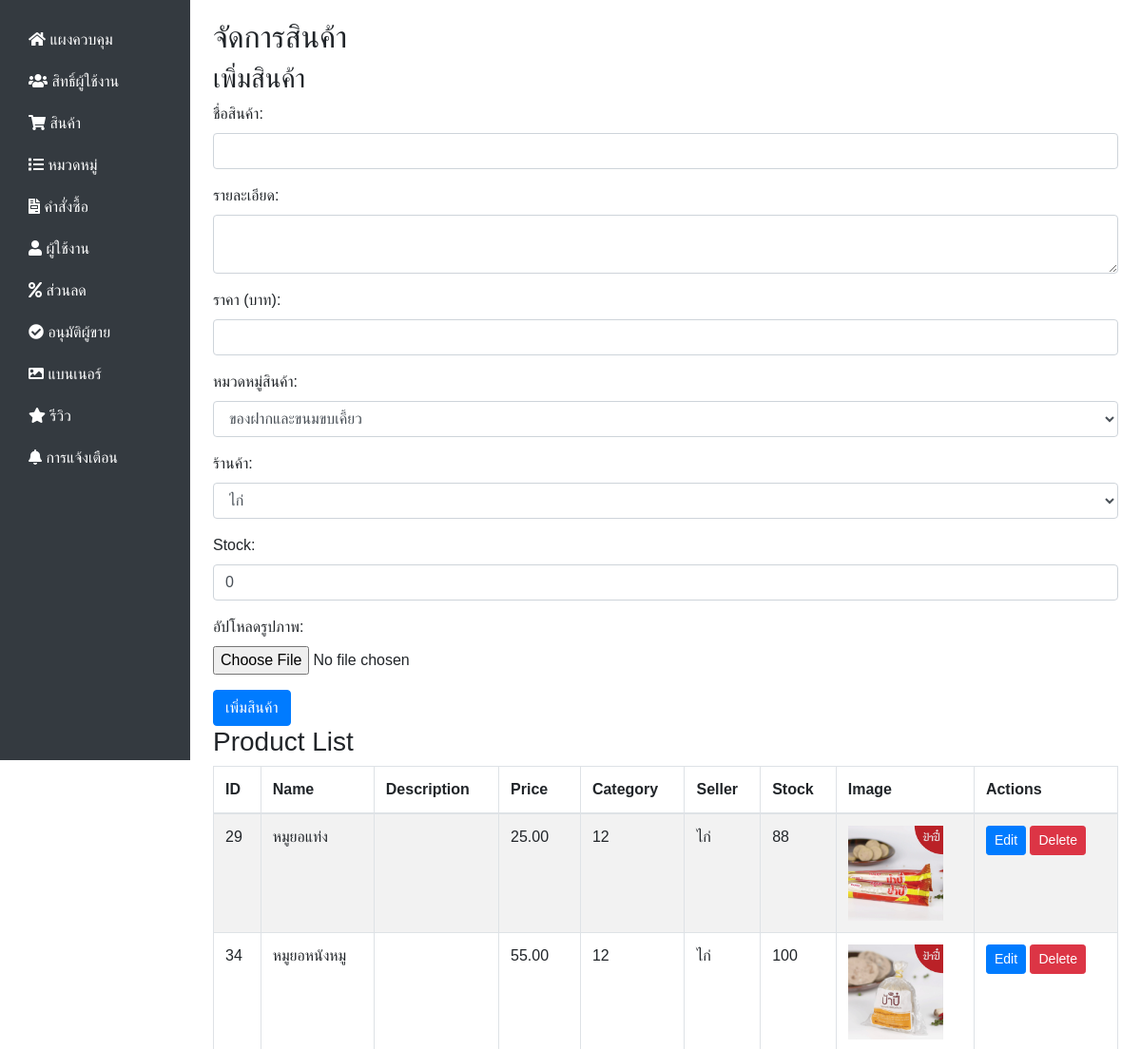
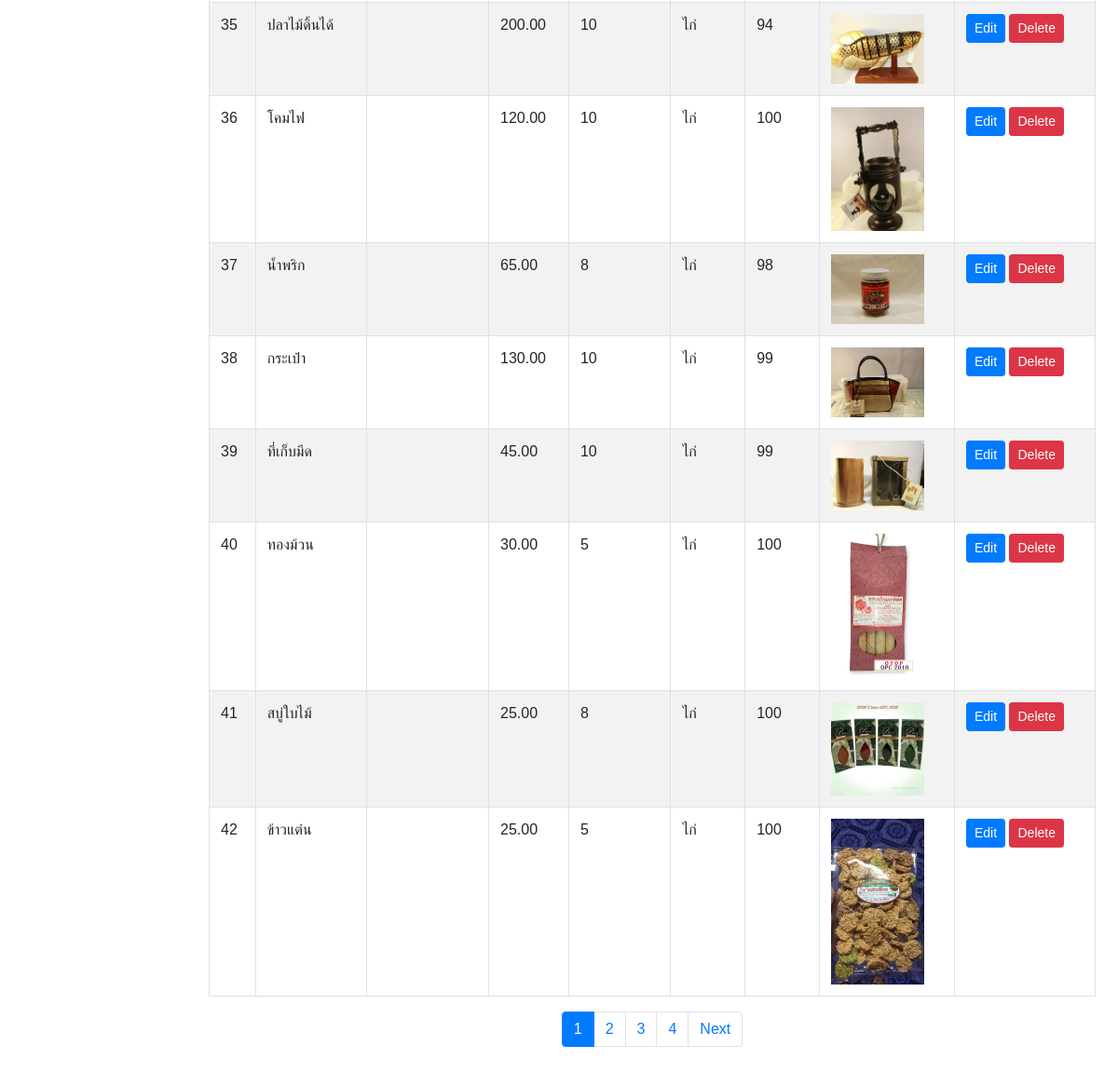
Screenshot of /Admin_dashboard/products.php (signed in) with the database file from the repository (2 pictures, top to bottom).
### tables this page shows
CREATE TABLE `featured_products` (
  `id` int(11) NOT NULL,
  `seller_id` int(11) NOT NULL,
  `name` varchar(100) NOT NULL,
  `description` text DEFAULT NULL,
  `price` decimal(10,2) NOT NULL CHECK (`price` >= 0),
  `image` varchar(255) DEFAULT NULL,
  `created_at` timestamp NOT NULL DEFAULT current_timestamp(),
  `category_id` int(11) DEFAULT NULL,
  `stock` int(11) NOT NULL DEFAULT 0 CHECK (`stock` >= 0),
  `is_active` tinyint(1) DEFAULT 1
);

CREATE TABLE `sellers` (
  `seller_id` int(11) NOT NULL,
  `user_id` int(11) NOT NULL,
  `store_name` varchar(100) NOT NULL,
  `store_description` text DEFAULT NULL,
  `phone_number` varchar(20) DEFAULT NULL,
  `commission_rate` decimal(5,2) DEFAULT NULL,
  `status` enum('active','inactive') NOT NULL DEFAULT 'active',
  `created_at` timestamp NOT NULL DEFAULT current_timestamp(),
  `updated_at` timestamp NOT NULL DEFAULT current_timestamp() ON UPDATE current_timestamp(),
  `seller_email` varchar(255) NOT NULL
);

### Admin_dashboard/products.php (the view, shortened to what this page needs)
<?php
require_once 'db_config.php';
$limit = 10;
$page = isset($_GET['page']) ? $_GET['page'] : 1;
$start = ($page - 1) * $limit;
$sql = "SELECT fp.*, s.store_name
        FROM featured_products fp
        JOIN sellers s ON fp.seller_id = s.seller_id
        LIMIT $start, $limit";
$result = $conn->query($sql);
$sql_categories = "SELECT id, title FROM categories";
$result_categories = $conn->query($sql_categories);
$sql_sellers = "SELECT seller_id, store_name FROM sellers";
$result_sellers = $conn->query($sql_sellers);
$sql_total = "SELECT COUNT(*) AS total FROM featured_products";
$result_total = $conn->query($sql_total);
$row_total = $result_total->fetch_assoc();
$total_products = $row_total['total'];
$total_pages = ceil($total_products / $limit);
?>
<!DOCTYPE html>
<html lang="en">
<head>
    <link rel="stylesheet" href="https://stackpath.bootstrapcdn.com/bootstrap/4.5.2/css/bootstrap.min.css">
    <link rel="stylesheet" href="https://cdnjs.cloudflare.com/ajax/libs/font-awesome/5.15.4/css/all.min.css">
</head>
<body>
<div class="container-fluid">
    <div class="row">
        <nav id="sidebar" class="col-md-3 col-lg-2 d-md-block sidebar">
            <?php include 'sidebar.php'; ?>
        </nav>
        <main role="main" class="col-md-9 ml-sm-auto col-lg-10 px-md-4 content">
            <h2>จัดการสินค้า</h2>
            <h3>เพิ่มสินค้า</h3>
            <form method="post" enctype="multipart/form-data">
                <div class="form-group">
                    <label for="name">ชื่อสินค้า:</label>
                    <input type="text" class="form-control" id="name" name="name" required>
                </div>
                <div class="form-group">
                    <label for="description">รายละเอียด:</label>
                    <textarea class="form-control" id="description" name="description"></textarea>
                </div>
                <div class="form-group">
                    <label for="price">ราคา (บาท):</label>
                    <input type="number" class="form-control" id="price" name="price" step="0.01" required>
                </div>
                <div class="form-group">
                    <label for="category_id">หมวดหมู่สินค้า:</label>
                    <select class="form-control" id="category_id" name="category_id" required>
                        <?php
                        while ($row_category = $result_categories->fetch_assoc()): ?>
                            <option value="<?php echo $row_category['id']; ?>"><?php echo $row_category['title']; ?></option>
                        <?php endwhile; ?>
                    </select>
                </div>
                <div class="form-group">
                    <label for="seller_id">ร้านค้า:</label>
                    <select class="form-control" id="seller_id" name="seller_id" required>
                        <?php
                        while ($row_seller = $result_sellers->fetch_assoc()): ?>
                            <option value="<?php echo $row_seller['seller_id']; ?>"><?php echo htmlspecialchars($row_seller['store_name']); ?></option>
                        <?php endwhile; ?>
                    </select>
                </div>
                <div class="form-group">
                    <label for="stock">Stock:</label>
                    <input type="number" class="form-control" id="stock" name="stock" value="0" required>
                </div>
                <div class="form-group">
                    <label for="image">อัปโหลดรูปภาพ:</label>
                    <input type="file" class="form-control-file" id="image" name="image">
                </div>
                <button type="submit" class="btn btn-primary" name="add">เพิ่มสินค้า</button>
            </form>
            <h3>Product List</h3>
            <div class="table-responsive">
                <table class="table table-striped table-bordered">
                    <thead>
                    <tr>
                        <th>ID</th>
                        <th>Name</th>
                        <th>Description</th>
                        <th>Price</th>
                        <th>Category</th>
                        <th>Seller</th>
                        <th>Stock</th>
                        <th>Image</th>
                        <th>Actions</th>
                    </tr>
                    </thead>
                    <tbody>
                    <?php
                    if ($result->num_rows > 0) {
                        while($row = $result->fetch_assoc()) {
                            echo "<tr>";
                            echo "<td>" . $row["id"]. "</td>";
                            echo "<td>" . htmlspecialchars($row["name"]). "</td>";
                            echo "<td>" . htmlspecialchars($row["description"]). "</td>";
                            echo "<td>" . $row["price"]. "</td>";
                            echo "<td>" . $row["category_id"]. "</td>";
                            echo "<td>" . htmlspecialchars($row["store_name"]) . "</td>";
                            echo "<td>" . $row["stock"] . "</td>";
                            $image_path = (!empty($row["image"])) ? "../uploads/สินค้า/" . $row["image"] : "path/to/default.jpg";
                            echo "<td><img src='" . $image_path . "' width='100'></td>";
                            echo "<td>
                                <button type='button' class='btn btn-sm btn-primary' data-toggle='modal' data-target='#editProductModal" . $row["id"] . "'>Edit</button>
                                <form method='post' style='display:inline;' onsubmit='return confirm(\"Are you sure you want to delete this product?\");'>
                                    <input type='hidden' name='id' value='" . $row["id"] . "'>
                                    <button type='submit' class='btn btn-sm btn-danger' name='delete'>Delete</button>
                                </form>
                              </td>";
                            echo "</tr>";
                            ?>
                            <?php
                        }
                    } else {
                        echo "<tr><td colspan='7'>No products found.</td></tr>";
                    }
                    ?>
                    </tbody>
                </table>
            </div>
            <nav aria-label="Page navigation">
                <ul class="pagination justify-content-center">
                    <?php if ($total_pages > 1): ?>
                        <?php for ($i = 1; $i <= $total_pages; $i++): ?>
                            <li class="page-item <?php if ($i == $page) echo 'active'; ?>"><a class="page-link" href="products.php?page=<?php echo $i; ?>"><?php echo $i; ?></a></li>
                        <?php endfor; ?>
                        <?php if ($page < $total_pages): ?>
                            <li class="page-item"><a class="page-link" href="products.php?page=<?php echo ($page + 1); ?>">Next</a></li>
                        <?php endif; ?>
                    <?php endif; ?>
                </ul>
            </nav>
        </main>
    </div>
</div>
</body>
</html>

### Admin_dashboard/products.php (style rules this page uses)
body { font-family: 'Arial', sans-serif; }
.sidebar { height: 100vh; background-color: #343a40; color: white; padding-top: 20px; }
.content { padding: 20px; }

### rows the page displays
featured_products: id "29", name "หมูยอแท่ง", price "25.00", category "12", seller.store_name "ไก่", stock "88", image (picture)
featured_products: id "34", name "หมูยอหนังหมู", price "55.00", category "12", seller.store_name "ไก่", stock "100", image (picture)
featured_products: id "35", name "ปลาไม้ดิ้นได้", price "200.00", category "10", seller.store_name "ไก่", stock "94", image (picture)
featured_products: id "36", name "โคมไฟ", price "120.00", category "10", seller.store_name "ไก่", stock "100", image (picture)
featured_products: id "37", name "น้ำพริก", price "65.00", category "8", seller.store_name "ไก่", stock "98", image (picture)
featured_products: id "38", name "กระเป๋า", price "130.00", category "10", seller.store_name "ไก่", stock "99", image (picture)
featured_products: id "39", name "ที่เก็บมีด", price "45.00", category "10", seller.store_name "ไก่", stock "99", image (picture)
featured_products: id "40", name "ทองม้วน", price "30.00", category "5", seller.store_name "ไก่", stock "100", image (picture)
featured_products: id "41", name "สบู่ใบไม้", price "25.00", category "8", seller.store_name "ไก่", stock "100", image (picture)
featured_products: id "42", name "ข้าวแต๋น", price "25.00", category "5", seller.store_name "ไก่", stock "100", image (picture)

### other values shown
form field category_id "ของฝากและขนมขบเคี้ยว"
form field seller_id "ไก่"
